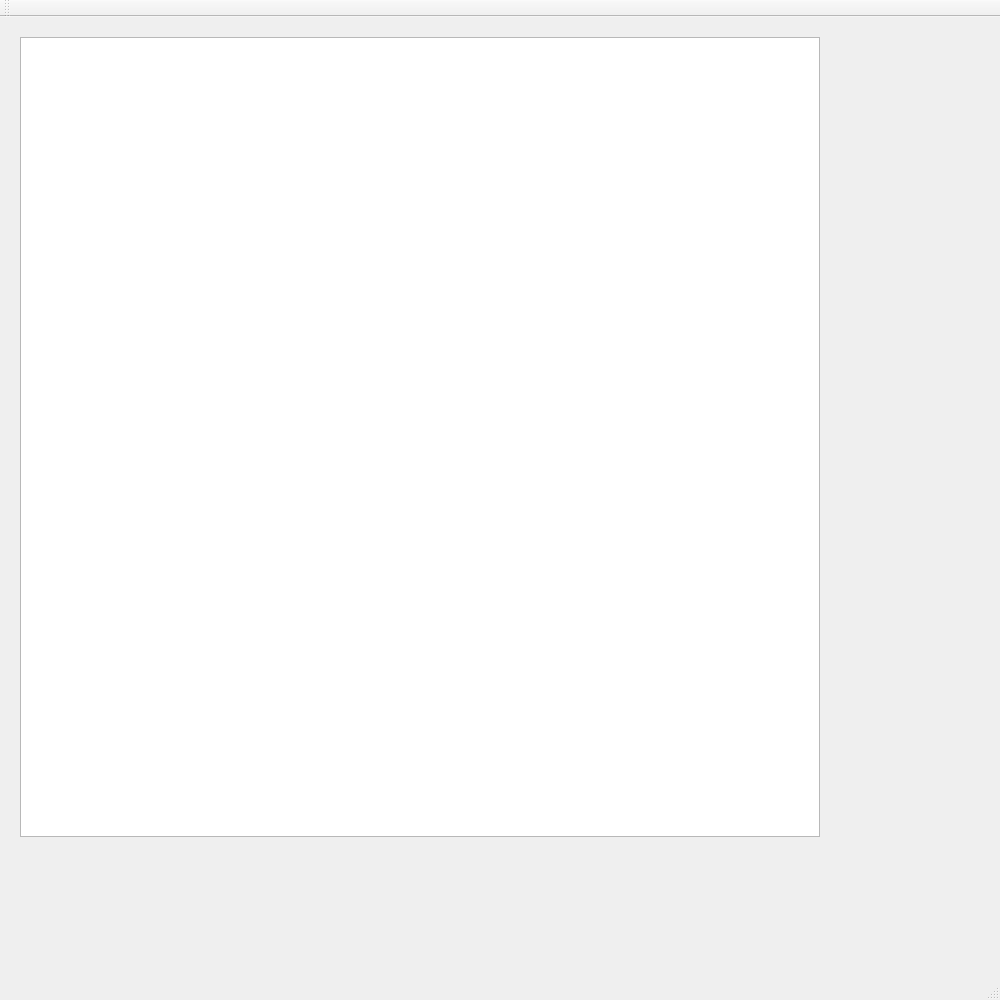
<?xml version="1.0" encoding="UTF-8"?>
<ui version="4.0">
 <class>MainWindow</class>
 <widget class="QMainWindow" name="MainWindow">
  <property name="geometry">
   <rect>
    <x>0</x>
    <y>0</y>
    <width>1000</width>
    <height>1000</height>
   </rect>
  </property>
  <property name="focusPolicy">
   <enum>Qt::StrongFocus</enum>
  </property>
  <property name="windowTitle">
   <string>MainWindow</string>
  </property>
  <widget class="QWidget" name="centralWidget">
   <widget class="QGraphicsView" name="graphicsView">
    <property name="geometry">
     <rect>
      <x>20</x>
      <y>20</y>
      <width>800</width>
      <height>800</height>
     </rect>
    </property>
    <property name="sizePolicy">
     <sizepolicy hsizetype="Fixed" vsizetype="Expanding">
      <horstretch>0</horstretch>
      <verstretch>0</verstretch>
     </sizepolicy>
    </property>
    <property name="focusPolicy">
     <enum>Qt::NoFocus</enum>
    </property>
    <property name="verticalScrollBarPolicy">
     <enum>Qt::ScrollBarAlwaysOff</enum>
    </property>
    <property name="horizontalScrollBarPolicy">
     <enum>Qt::ScrollBarAlwaysOff</enum>
    </property>
   </widget>
  </widget>
  <widget class="QMenuBar" name="menuBar">
   <property name="geometry">
    <rect>
     <x>0</x>
     <y>0</y>
     <width>1000</width>
     <height>22</height>
    </rect>
   </property>
  </widget>
  <widget class="QToolBar" name="mainToolBar">
   <attribute name="toolBarArea">
    <enum>TopToolBarArea</enum>
   </attribute>
   <attribute name="toolBarBreak">
    <bool>false</bool>
   </attribute>
  </widget>
  <widget class="QStatusBar" name="statusBar"/>
 </widget>
 <layoutdefault spacing="6" margin="11"/>
 <resources/>
 <connections/>
</ui>
